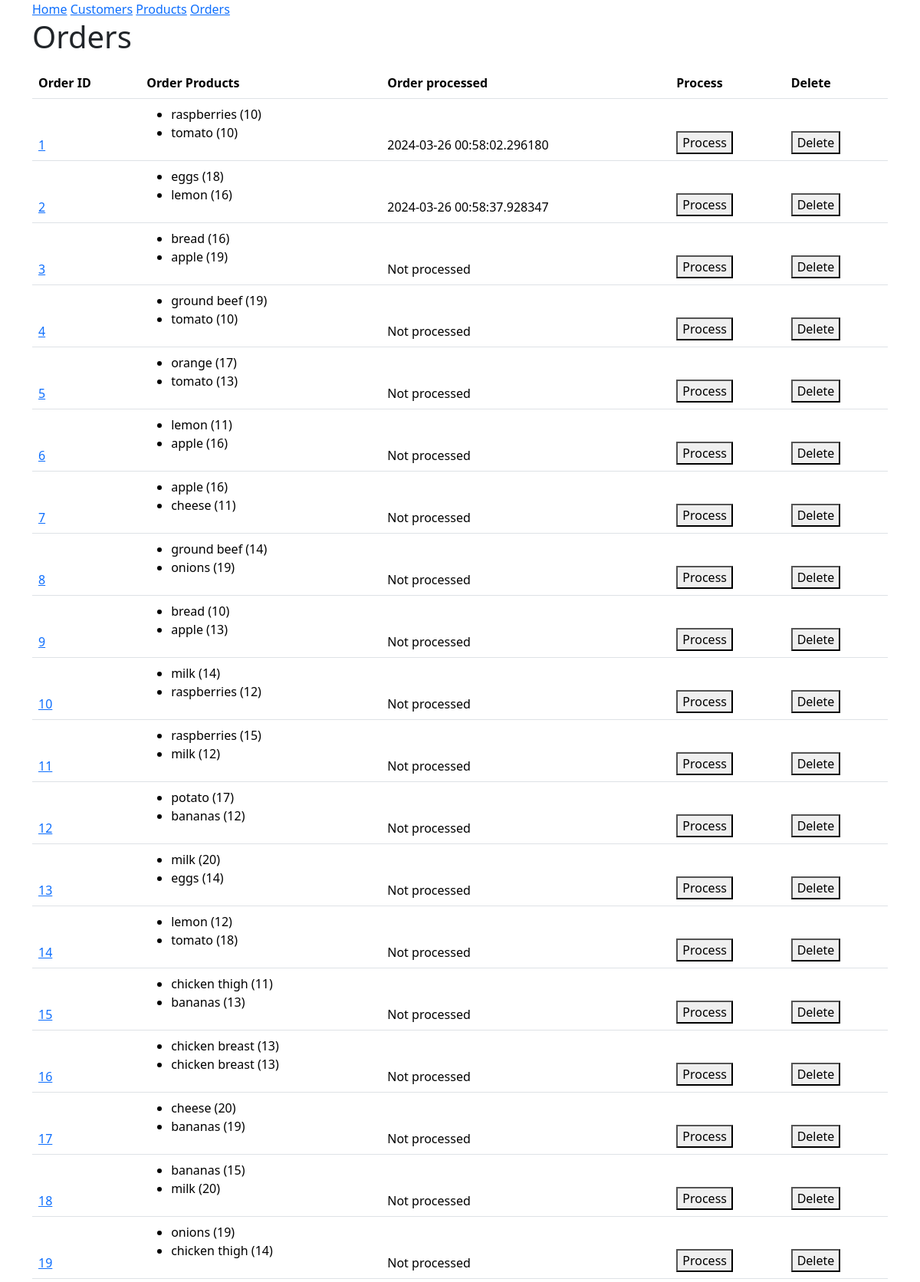
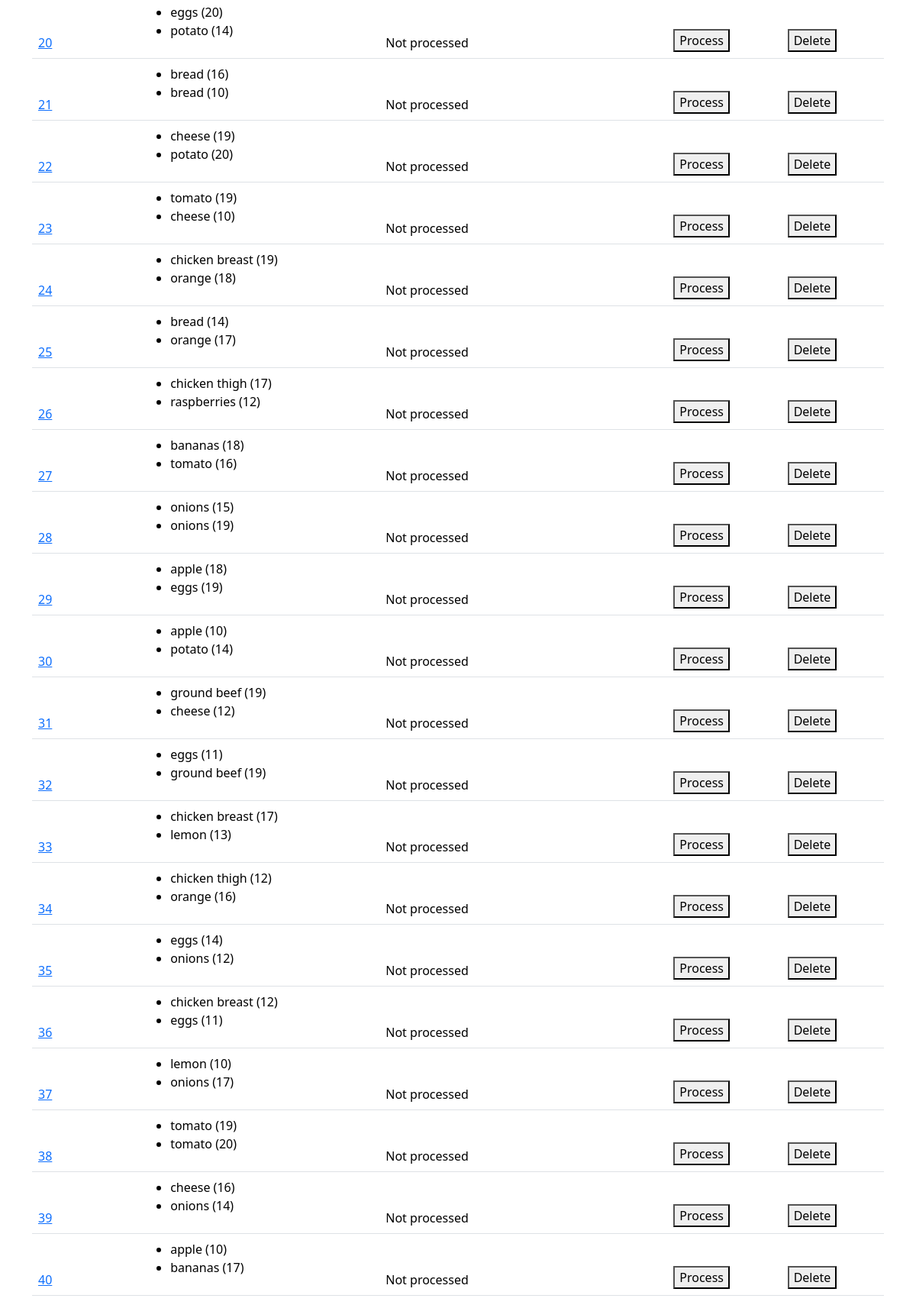
The page /orders on the database its author committed (2 pictures, top to bottom).
### models.py (models this page shows, shortened)
class Order(db.Model):
    id = mapped_column(Integer, primary_key=True)
    customer_id = mapped_column(Integer, ForeignKey(Customer.id), nullable=False)
    total = mapped_column(Float(200))
    created = mapped_column(DateTime,nullable=False,default=func.now())
    processed = mapped_column(DateTime, nullable=True, default='None')
    customer = relationship("Customer", back_populates="orders")
    products = relationship("ProductOrder", back_populates="order", cascade="all, delete-orphan")

### routes/endpoint.py (the view)
@endpoint.route('/orders', methods=['GET'])
def get_orders():
    request = db.session.execute(db.select(Order).order_by(Order.id))
    orders = []
    for i in request.scalars():
        u = {
            "id": i.id,
            "customer_id": i.customer_id,
            "products": [f"{n.product.product} ({n.quantity})" for n in i.products],
            "processed": None
        }
        u['processed'] = i.processed or "Not processed"
        orders.append(u)
    return render_template("./orders.html", orders=orders)

### templates/orders.html (shortened to what this page needs)
{% extends "base.html" %}
{% block content %}
<h1>Orders</h1>
<table class="table">
    <thead class="thead-dark">
    <th>Order ID</th>
    <th>Order Products</th>
    <th>Order processed</th>
    <th>Process</th>
    <th>Delete</th>
{% for order in orders %}
<p>
    <tr>
        <td>
            <a href="{{ url_for('pages.get_order', id=order.id) }}">{{ order.id }}</a>
        </td>
        <td>
            <ul>
                {% for product in order.products %}
                <li>{{ product }}</li>
                {% endfor %}
            </ul>
        </td>
        <td>{{ order.processed }}</td>
        <td>
            <form method="POST" action="{{ url_for('pages.process_order', id=order.id) }}">
            <button type="submit">Process</button>
            </form>
        </td>
        <td>
            <form method="POST" action="{{ url_for('pages.delete_order', id=order.id) }}">
            <button type="submit">Delete</button>
            </form>
        </td>
    </tr>
</p>
{% endfor %}
</table>
{% endblock %}

### rows shown on the page
Order: processed "2024-03-26 00:58:02.296180"
Order: processed "2024-03-26 00:58:37.928347"

### other values the page prints
{{ order.id }} "1" "2" "3" "4" "5" "6" "7" "8" "9" "10" "11" "12" "13" "14" "15" "16" "17" "18" "19" "20" "21" "22" "23" "24" "25" "26" "27" "28" "29" "30" "31" "32" "33" "34" "35" "36" "37" "38" "39" "40"
{{ product }} "raspberries (10)" "tomato (10)" "eggs (18)" "lemon (16)" "bread (16)" "apple (19)" "ground beef (19)" "tomato (10)" "orange (17)" "tomato (13)" "lemon (11)" "apple (16)" "apple (16)" "cheese (11)" "ground beef (14)" "onions (19)" "bread (10)" "apple (13)" "milk (14)" "raspberries (12)" "raspberries (15)" "milk (12)" "potato (17)" "bananas (12)" "milk (20)" "eggs (14)" "lemon (12)" "tomato (18)" "chicken thigh (11)" "bananas (13)" "chicken breast (13)" "chicken breast (13)" "cheese (20)" "bananas (19)" "bananas (15)" "milk (20)" "onions (19)" "chicken thigh (14)" "eggs (20)" "potato (14)" "bread (16)" "bread (10)" "cheese (19)" "potato (20)" "tomato (19)" "cheese (10)" "chicken breast (19)" "orange (18)" "bread (14)" "orange (17)" "chicken thigh (17)" "raspberries (12)" "bananas (18)" "tomato (16)" "onions (15)" "onions (19)" "apple (18)" "eggs (19)" "apple (10)" "potato (14)" "ground beef (19)" "cheese (12)" "eggs (11)" "ground beef (19)" "chicken breast (17)" "lemon (13)" "chicken thigh (12)" "orange (16)" "eggs (14)" "onions (12)" "chicken breast (12)" "eggs (11)" "lemon (10)" "onions (17)" "tomato (19)" "tomato (20)" "cheese (16)" "onions (14)" "apple (10)" "bananas (17)"
{{ order.processed }} "Not processed" "Not processed" "Not processed" "Not processed" "Not processed" "Not processed" "Not processed" "Not processed" "Not processed" "Not processed" "Not processed" "Not processed" "Not processed" "Not processed" "Not processed" "Not processed" "Not processed" "Not processed" "Not processed" "Not processed" "Not processed" "Not processed" "Not processed" "Not processed" "Not processed" "Not processed" "Not processed" "Not processed" "Not processed" "Not processed" "Not processed" "Not processed" "Not processed" "Not processed" "Not processed" "Not processed" "Not processed" "Not processed"
